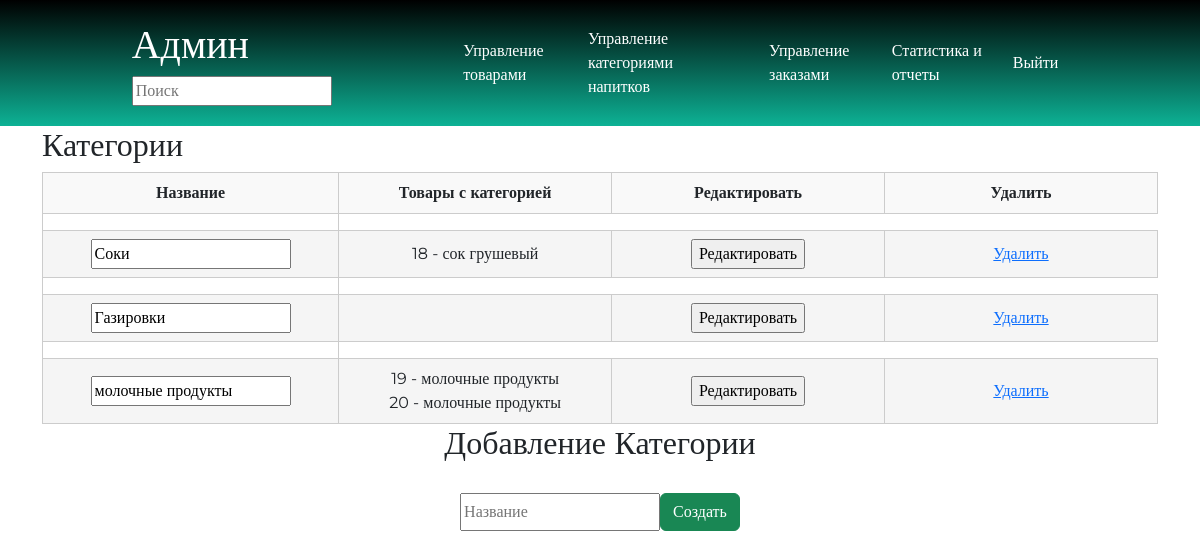
/barshik/admin/categoryTovar.php, run on the app's committed database.
### tables this page shows
CREATE TABLE `Category` (
  `Category_id` int(11) NOT NULL,
  `Name` varchar(50) NOT NULL
);

CREATE TABLE `Product` (
  `Id_product` int(11) NOT NULL,
  `Name` varchar(50) NOT NULL,
  `Description` varchar(100) NOT NULL,
  `Category_id` int(11) NOT NULL,
  `Price` decimal(10,0) NOT NULL,
  `Image` varchar(50) NOT NULL
);

### barshik/admin/categoryTovar.php (the view, shortened to what this page needs)
<?php
include "../connect.php";
$query = "SELECT Category_id, name FROM Category";
$result = mysqli_query($con, $query);
$result1 = mysqli_fetch_all($result);
?>
<!DOCTYPE html>
<html lang="en">
<head>
    <link href="https://cdn.jsdelivr.net/npm/bootstrap@5.3.2/dist/css/bootstrap.min.css" rel = "stylesheet">
    <link rel="stylesheet" href="style.css">
</head>
<header>
    <nav class="nav">
        <div class="index">
            <h1 class="index_">Админ</h1>
            <form id="search" action="/">
                <input type="search" name="search" id="searchText" placeholder="Поиск">
            </form>
        </div>
        <div class = "cart_account">
            <a href="newTovar.php">Управление товарами</a>
            <a href="categoryTovar.php">Управление категориями напитков</a>
            <a href="orderManagement.php">Управление заказами</a>
            <a href="Panel-admin5.php">Статистика и отчеты</a>
            <a href="/logout.php">Выйти</a>
        </div>
    </nav>
</header>
<body>
    <div class="container">
    <h2>Категории</h2>
        <div class="products">
            <table>
                <tr>
                    <th>Название</th>
                    <th>Товары с категорией</th>
                    <th>Редактировать</th>
                    <th>Удалить</th>
                </tr>
                <form action="cat_update.php" method="post">
    <?php foreach ($result1 as $item):?>
        <td><input name="id" type="hidden" value="<?=$item[0]?>"></td>
        <tr>
            <td><input name="Name" value="<?=$item[1]?>"></td>
            <td>
                <?php
                $categoryTovar = "SELECT Product.* FROM Product INNER JOIN Category ON Category.Category_id = Product.Category_id WHERE Category.Category_id = $item[0]";
                $categoryResult = mysqli_fetch_all(mysqli_query($con, $categoryTovar));
                foreach ($categoryResult as $product) {
                    echo $product[0]. " - ". $product[1]. "<br>";
                }
               ?>
            </td>
            <td><input type="submit" value="Редактировать"></td>
</form>
                        <td><a href='cat_delete .php?item=<?= $item[0]?>'>Удалить</a></td>
                    </tr>
                <?php endforeach; ?>
            </table>
        </div>
        <div>
    <h2 class="edit-tovar">Добавление Категории</h2>
        <form action="categoryTovar_db.php" class="adding" method="POST" >
            <input type="text" name="Name" id="" placeholder="Название">
            <input type="submit" name ="add" class="btn btn-success" value="Создать">
        </form>
    </div>
    </div>
</body>
</html>

### barshik/admin/style.css (style rules this page uses)
* { margin: 0; }
body { font-family: Montserrat; margin: 0; padding: 0; }
header { background: linear-gradient(rgb(0, 0, 0), #0DB295); display: flex; justify-content: space-evenly; align-items: center; height: 126px; }
h1 { color: white; }
nav a { text-decoration: none; color: rgb(255, 255, 255); }
nav { padding: 10px; width: 100%; display: flex; justify-content: center; }
.nav { display: flex; justify-content: space-evenly; }
.cart_account { gap: 30px; width: 50%; display: flex; justify-content: flex-end; align-items: center; }
.products { display: flex; justify-content: center; }
.adding { margin-top: 30px; display: flex; justify-content: center; }
th { width: 200px; padding: 10px; }
td { width: 200px; padding: 10px; }
table { width: 100%; border-collapse: collapse; }
th, td { border: 1px solid #ccc; padding: 8px; text-align: center; }
th { background-color: #f9f9f9; }
tr:nth-child(even) { background-color: #f5f5f5; }
.edit-tovar { text-align: center; }
.container { display: flex; flex-direction: column; justify-content: center; }

### data on the page
category: Name "Соки"
product: Id_product "18", Name "сок грушевый"
category: Name "Газировки"
category: Name "молочные продукты"
product: Id_product "19", Name "молочные продукты"
product: Id_product "20", Name "молочные продукты"
